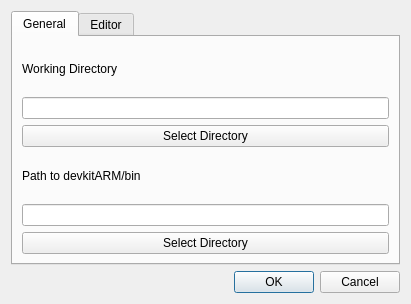
<?xml version="1.0" encoding="UTF-8"?>
<ui version="4.0">
 <class>Preferences</class>
 <widget class="QDialog" name="Preferences">
  <property name="geometry">
   <rect>
    <x>0</x>
    <y>0</y>
    <width>411</width>
    <height>304</height>
   </rect>
  </property>
  <property name="windowTitle">
   <string>Preferences</string>
  </property>
  <layout class="QVBoxLayout" name="verticalLayout">
   <item>
    <widget class="QTabWidget" name="tabWidget">
     <property name="currentIndex">
      <number>0</number>
     </property>
     <widget class="QWidget" name="tab">
      <attribute name="title">
       <string>General</string>
      </attribute>
      <layout class="QVBoxLayout" name="verticalLayout_2">
       <item>
        <widget class="QLabel" name="lblWorkingDirectory">
         <property name="text">
          <string>Working Directory</string>
         </property>
        </widget>
       </item>
       <item>
        <widget class="QLineEdit" name="lineWorkingDirectory"/>
       </item>
       <item>
        <widget class="QPushButton" name="btnSelectWorkingDirectory">
         <property name="text">
          <string>Select Directory</string>
         </property>
        </widget>
       </item>
       <item>
        <widget class="QLabel" name="lblDevKitARMPath">
         <property name="text">
          <string>Path to devkitARM/bin</string>
         </property>
        </widget>
       </item>
       <item>
        <widget class="QLineEdit" name="lineDevKitARMPath"/>
       </item>
       <item>
        <widget class="QPushButton" name="btnSelectDevKitARMPath">
         <property name="text">
          <string>Select Directory</string>
         </property>
        </widget>
       </item>
      </layout>
     </widget>
     <widget class="QWidget" name="tab_2">
      <attribute name="title">
       <string>Editor</string>
      </attribute>
     </widget>
    </widget>
   </item>
   <item>
    <widget class="QDialogButtonBox" name="buttonBox">
     <property name="orientation">
      <enum>Qt::Horizontal</enum>
     </property>
     <property name="standardButtons">
      <set>QDialogButtonBox::Cancel|QDialogButtonBox::Ok</set>
     </property>
    </widget>
   </item>
  </layout>
 </widget>
 <resources/>
 <connections>
  <connection>
   <sender>buttonBox</sender>
   <signal>accepted()</signal>
   <receiver>Preferences</receiver>
   <slot>accept()</slot>
   <hints>
    <hint type="sourcelabel">
     <x>248</x>
     <y>254</y>
    </hint>
    <hint type="destinationlabel">
     <x>157</x>
     <y>274</y>
    </hint>
   </hints>
  </connection>
  <connection>
   <sender>buttonBox</sender>
   <signal>rejected()</signal>
   <receiver>Preferences</receiver>
   <slot>reject()</slot>
   <hints>
    <hint type="sourcelabel">
     <x>316</x>
     <y>260</y>
    </hint>
    <hint type="destinationlabel">
     <x>286</x>
     <y>274</y>
    </hint>
   </hints>
  </connection>
 </connections>
</ui>
